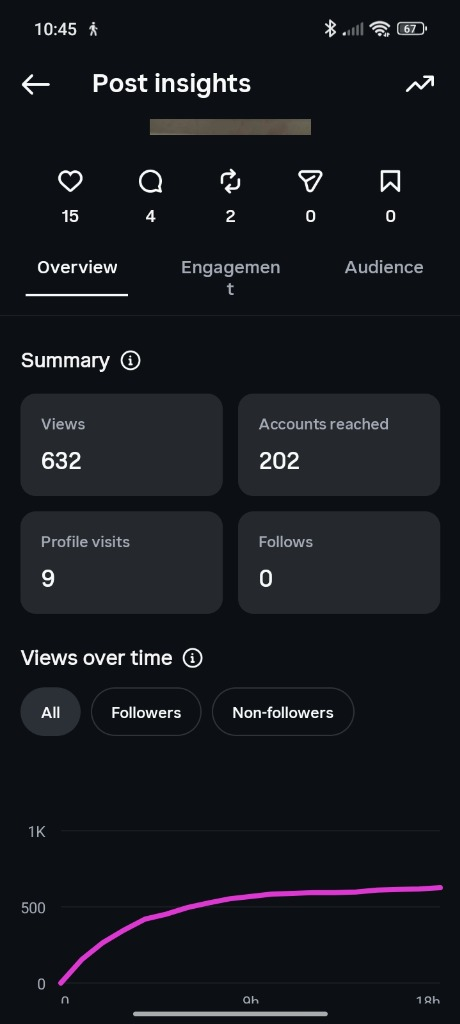
#> input picture PERSONAL-BRANDING/assets/images/media__1783226928309.jpg, 460 x 1024 px, found by its file name
$ python crop_mirror.py
#> lines starting #> are read from the running program, lines starting #| are printed output that depends on the picture
from PIL import Image

img_path = r"C:\Users\lenovo\.gemini\antigravity\brain\34a87eb0-2102-431d-bd12-9eb739dcb453\media__1783226928309.jpg"
img = Image.open(img_path)
#> img is the input picture: PIL image 460x1024 RGB; mean R, G, B 22.6, 24.8, 30.4

# Let's crop a square photo of the mirror selfie: X from 88 to 372, Y from 138 to 350
cropped = img.crop((88, 138, 372, 350))
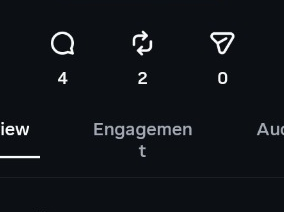
#> cropped: PIL image 284x212 RGB; mean R, G, B 17.4, 20.5, 25.5
cropped.save(r"c:\Users\lenovo\Desktop\PERSONAL-BRANDING\assets\images\obj_mirror_crop.jpg")
print("Cropped obj_mirror_crop.jpg successfully!")

$ run again, with PERSONAL-BRANDING/assets/images/media__1783226928305.jpg copied over PERSONAL-BRANDING/assets/images/media__1783226928309.jpg
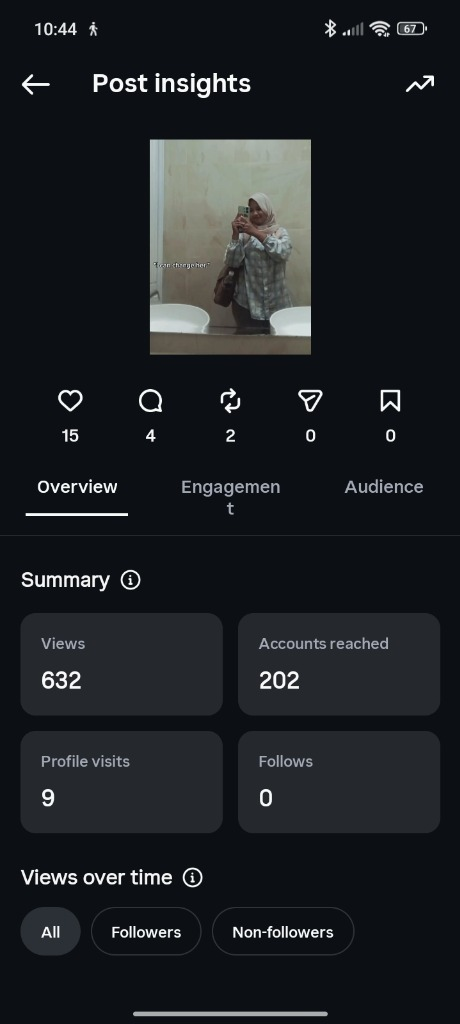
#> input picture PERSONAL-BRANDING/assets/images/media__1783226928305.jpg, 460 x 1024 px, found by its file name
#> img is the input picture: PIL image 460x1024 RGB; mean R, G, B 29.4, 32.4, 36.3
#> `cropped = img.crop((88, 138, 372, 350))`:
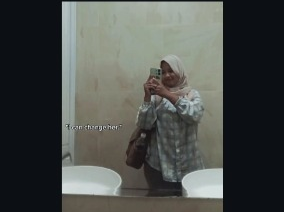
#> cropped: PIL image 284x212 RGB; mean R, G, B 75.6, 78.6, 75.4

$ run again, with PERSONAL-BRANDING/assets/images/media__1783226928317.jpg copied over PERSONAL-BRANDING/assets/images/media__1783226928309.jpg
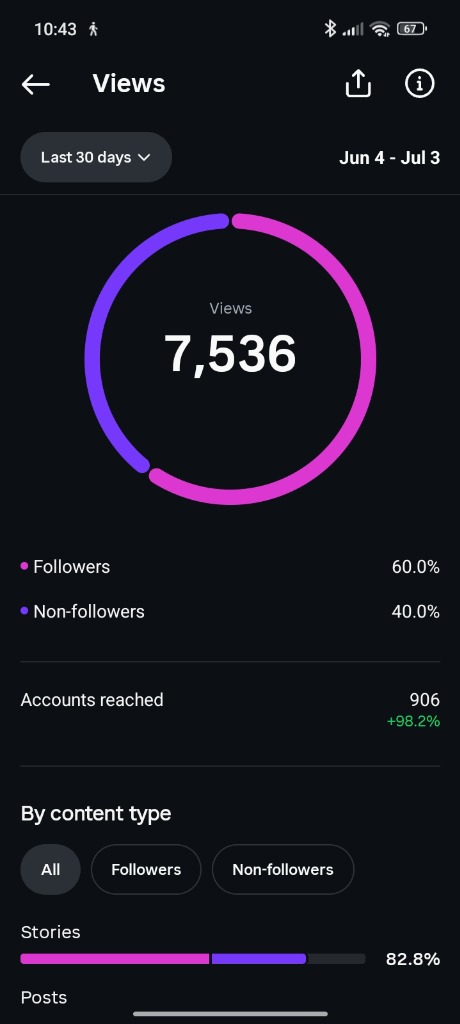
#> input picture PERSONAL-BRANDING/assets/images/media__1783226928317.jpg, 460 x 1024 px, found by its file name
#> img is the input picture: PIL image 460x1024 RGB; mean R, G, B 23.4, 22.1, 32.6
#> `cropped = img.crop((88, 138, 372, 350))`:
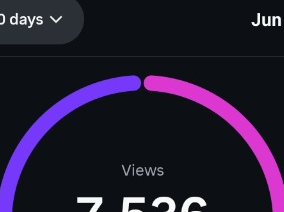
#> cropped: PIL image 284x212 RGB; mean R, G, B 34.8, 26, 48.4
